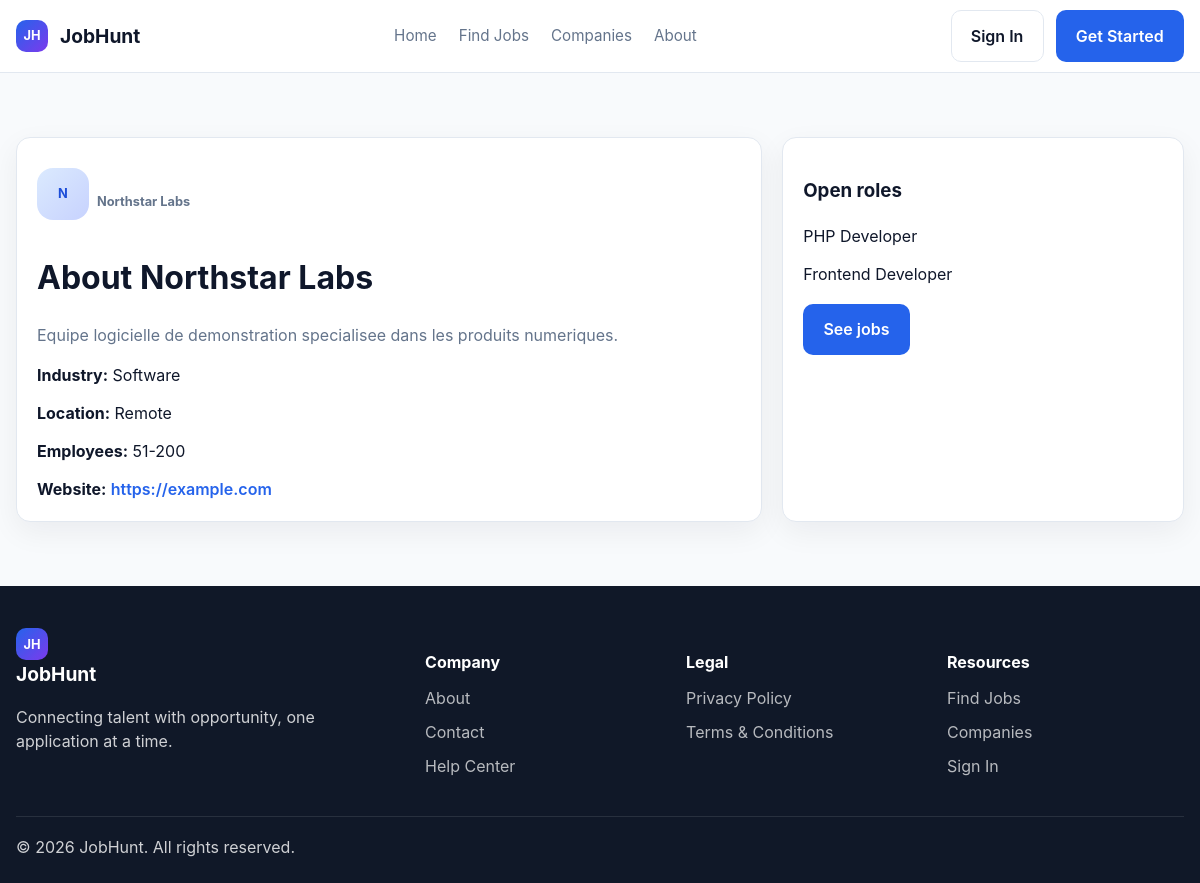
The page /index.php?page=company-profile&id=1 on the database its author committed.
### tables this page shows
CREATE TABLE company_profiles (
    id INT AUTO_INCREMENT PRIMARY KEY,
    user_id INT NOT NULL UNIQUE,
    company_name VARCHAR(160) NOT NULL,
    industry VARCHAR(120) DEFAULT NULL,
    company_size VARCHAR(60) DEFAULT NULL,
    founded_year YEAR DEFAULT NULL,
    website VARCHAR(255) DEFAULT NULL,
    location VARCHAR(160) DEFAULT NULL,
    description TEXT,
    logo_url VARCHAR(255) DEFAULT NULL,
    verification_status ENUM('pending','verified','rejected') DEFAULT 'pending',
    created_at TIMESTAMP DEFAULT CURRENT_TIMESTAMP,
    updated_at TIMESTAMP DEFAULT CURRENT_TIMESTAMP ON UPDATE CURRENT_TIMESTAMP,
    CONSTRAINT fk_company_profile_user FOREIGN KEY (user_id) REFERENCES users(id) ON DELETE CASCADE
);

CREATE TABLE job_offers (
    id INT AUTO_INCREMENT PRIMARY KEY,
    company_id INT NOT NULL,
    category_id INT NOT NULL,
    title VARCHAR(160) NOT NULL,
    summary TEXT,
    responsibilities TEXT,
    requirements TEXT,
    preferred_qualifications TEXT,
    benefits TEXT,
    employment_type VARCHAR(50) NOT NULL,
    experience_level VARCHAR(50) NOT NULL,
    workplace_type VARCHAR(50) NOT NULL,
    location VARCHAR(160) DEFAULT NULL,
    salary_min INT DEFAULT NULL,
    salary_max INT DEFAULT NULL,
    currency VARCHAR(10) DEFAULT 'USD',
    status ENUM('draft','active','paused','closed','pending_review','removed') NOT NULL DEFAULT 'draft',
    published_at TIMESTAMP NULL,
    application_deadline TIMESTAMP NULL,
    created_at TIMESTAMP DEFAULT CURRENT_TIMESTAMP,
    updated_at TIMESTAMP DEFAULT CURRENT_TIMESTAMP ON UPDATE CURRENT_TIMESTAMP,
    CONSTRAINT fk_jobs_company FOREIGN KEY (company_id) REFERENCES company_profiles(id) ON DELETE CASCADE,
    CONSTRAINT fk_jobs_category FOREIGN KEY (category_id) REFERENCES job_categories(id)
);

### public/index.php (called while the page is built, shortened)
<?php
require dirname(__DIR__) . '/config/app.php';
require dirname(__DIR__) . '/app/Core/Controller.php';
require dirname(__DIR__) . '/app/Core/Database.php';
require dirname(__DIR__) . '/app/Models/JobHuntData.php';
require dirname(__DIR__) . '/app/Controllers/PageController.php';
$page = $_GET['page'] ?? 'home';
$controller = new PageController();
$controller->handle($page);

### config/database.php (called while the page is built)
<?php
$getValue = static function (string $name, $default) {
    $value = getenv($name);
    if ($value === false && isset($_ENV[$name])) {
        $value = $_ENV[$name];
    }
    return $value === false || $value === null || $value === '' ? $default : $value;
};
return [
    'driver' => 'mysql',
    'host' => $getValue('DB_HOST', '127.0.0.1'),
    'port' => (int) $getValue('DB_PORT', 3306),
    'database' => $getValue('DB_DATABASE', 'jobhunt'),
    'username' => $getValue('DB_USERNAME', 'root'),
    'password' => $getValue('DB_PASSWORD', ''),
    'charset' => $getValue('DB_CHARSET', 'utf8mb4'),
    'options' => [
        PDO::ATTR_ERRMODE => PDO::ERRMODE_EXCEPTION,
        PDO::ATTR_DEFAULT_FETCH_MODE => PDO::FETCH_ASSOC,
        PDO::ATTR_EMULATE_PREPARES => false,
    ],
];

### app/Core/Database.php (called while the page is built, shortened)
<?php
class Database
{
    private static $db;
    public static function connection()
    {
        if (self::$db) {
            return self::$db;
        }
        $config = require dirname(__DIR__, 2) . '/config/database.php';
        $dsn = "{$config['driver']}:host={$config['host']};port={$config['port']};dbname={$config['database']};charset={$config['charset']}";
        self::$db = new \PDO($dsn, $config['username'], $config['password'], $config['options']);
        return self::$db;
    }
}

### app/Models/JobHuntData.php (called while the page is built, shortened)
<?php
class JobHuntData
{
    public static function companyById(int $id): ?array
    {
        $query = Database::connection()->prepare(
            'SELECT id, company_name AS name, industry, company_size AS size, location, website, description
             FROM company_profiles WHERE id = ?'
        );
        $query->execute([$id]);
        return $query->fetch() ?: null;
    }
    public static function jobsByCompany(int $companyId): array
    {
        $query = Database::connection()->prepare(
            "SELECT id, title FROM job_offers WHERE company_id = ? AND status = 'active'"
        );
        $query->execute([$companyId]);
        return $query->fetchAll();
    }
}

### resources/views/public/company-profile.php (the view, shortened to what this page needs)
<?php require __DIR__ . '/../components/public-header.php'; ?>
<main class="section">
    <div class="container two-col">
        <div class="card">
            <div class="company-badge"><span class="company-logo" style="width:52px;height:52px;">N</span><strong><?php echo htmlspecialchars($company['name']); ?></strong></div>
            <h1 style="margin-top:18px;">About <?php echo htmlspecialchars($company['name']); ?></h1>
            <p class="muted"><?php echo htmlspecialchars($company['description'] ?: 'Company information has not been added yet.'); ?></p>
            <div class="list-stack">
                <div><strong>Industry:</strong> <?php echo htmlspecialchars($company['industry'] ?: 'Not specified'); ?></div>
                <div><strong>Location:</strong> <?php echo htmlspecialchars($company['location'] ?: 'Not specified'); ?></div>
                <div><strong>Employees:</strong> <?php echo htmlspecialchars($company['size'] ?: 'Not specified'); ?></div>
                <?php if ($company['website']): ?><div><strong>Website:</strong> <a class="inline-link" href="<?php echo htmlspecialchars($company['website']); ?>" rel="noopener noreferrer"><?php echo htmlspecialchars($company['website']); ?></a></div><?php endif; ?>
            </div>
        </div>
        <div class="card">
            <h3>Open roles</h3>
            <div class="list-stack">
                <?php foreach ($jobs as $job): ?>
                    <a href="index.php?page=job-details&amp;id=<?php echo (int) $job['id']; ?>"><?php echo htmlspecialchars($job['title']); ?></a>
                <?php endforeach; ?>
            </div>
            <a class="btn btn-primary" style="margin-top:18px;" href="index.php?page=jobs">See jobs</a>
        </div>
    </div>
</main>
<?php require __DIR__ . '/../components/public-footer.php'; ?>

### public/assets/css/styles.css (style rules this page uses)
:root { --brand-950: #101828; --brand-700: #1D4ED8; --brand-600: #2563EB; --brand-100: #DBEAFE; --surface: #FFFFFF; --canvas: #F8FAFC; --surface-muted: #F1F5F9; --border: #E2E8F0; --text-primary: #0F172A; --text-secondary: #64748B; --success: #16A34A; --warning: #F59E0B; --danger: #DC2626; --info: #0EA5E9; --ai-accent: #7C3AED; --shadow-soft: 0 10px 30px rgba(15, 23, 42, 0.06); --radius-card: 14px; --radius-input: 10px; }
* { box-sizing: border-box; }
html { scroll-behavior: smooth; }
body { margin: 0; font-family: Inter, "Segoe UI", sans-serif; background: var(--canvas); color: var(--text-primary); line-height: 1.5; }
a { color: inherit; text-decoration: none; }
.container { width: min(1200px, calc(100% - 32px)); margin: 0 auto; }
.btn { border: 1px solid transparent; border-radius: 10px; padding: 0.8rem 1.2rem; font-weight: 600; cursor: pointer; transition: 0.2s ease; display: inline-flex; align-items: center; justify-content: center; gap: 8px; text-decoration: none; }
.btn-primary { background: var(--brand-600); color: white; }
.section { padding: 64px 0; }
.muted { color: var(--text-secondary); }
.card { background: var(--surface); border: 1px solid var(--border); border-radius: var(--radius-card); box-shadow: var(--shadow-soft); padding: 20px; }
.company-badge { display: inline-flex; align-items: center; gap: 8px; color: var(--text-secondary); font-size: 0.8rem; margin-top: 10px; }
.company-logo { width: 60px; height: 60px; border-radius: 16px; margin: 0 auto 16px; background: linear-gradient(135deg, var(--brand-100), #c7d2fe); display: grid; place-items: center; color: var(--brand-700); font-weight: 700; }
.inline-link { color: var(--brand-600); font-weight: 600; }
.two-col { display: grid; grid-template-columns: 1.3fr 0.7fr; gap: 20px; }
.list-stack { display: grid; gap: 14px; }

### rows shown on the page
company_profiles: company_name "Northstar Labs", description "Equipe logicielle de demonstration specialisee dans les produits numeriques.", industry "Software", location "Remote", company_size "51-200", website "https://example.com"
job_offers: title "PHP Developer"
job_offers: title "Frontend Developer"
